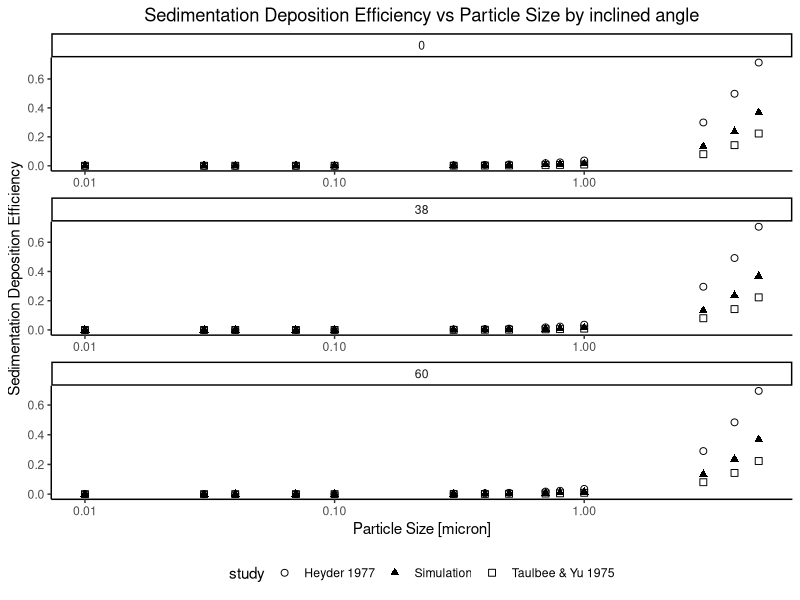

Generate this figure with R:
# Load necessary libraries
library(ggplot2)
library(dplyr)
library(tidyr)

### Heyder 1977
# Define the variables
eta <- 18.69e-6 # dynamic viscosity [pa.s], 1 pa.s = 1 g/(mm s)
#t <- 1.57 # mean residence time [s]
rp <- c(0.01, 0.03, 0.04, 0.07, 0.1, 0.3, 0.4, 0.5, 0.7, 0.8, 1, 3, 4, 5) / 10^3 # particle radius [micron] -> mm
g <- 9.81 * 1000 # gravitational acceleration [mm/s^2]
rho <- 0.001  # density of particles [g/mm^3]
v <- 2 * rp^2 * rho * g / (9 * eta)  # settling velocity [mm/s]
r <- 8 # tube radius [mm]
L = 1000 #[mm]
a <- pi*r^2 #[mm^2]
u <- 200000/a #[mm/s]
t <- L/u # mean residence time [s]
T <- v * t / (2 * r)  # dimensionless time
v*rp/eta # reynold number



# Define beta values in degrees and convert to radians for calculations
beta_values_deg <- c(0, 38, 60)  # angle in degrees
beta_values_rad <- beta_values_deg * (pi / 180)  # angle in radians

# Initialize data frame
data_combined <- data.frame()

# Loop through each beta value
for (i in 1:length(beta_values_rad)) {
  beta_value_rad <- beta_values_rad[i]
  beta_value_deg <- beta_values_deg[i]
  
  # Initialize temporary data frame
  temp_data <- data.frame()
  
  # Loop through each rp value
  for (j in 1:length(rp)) {
    rp_value <- rp[j]
    v_value <- 2 * rp_value^2 * rho * g / (9 * eta)
    T_value <- T[j]
    kappa <- 3 * T_value * cos(beta_value_rad / 4) # * e
    abbr1 <- sqrt(1 - kappa^(2 / 3))
    DE <- 2 / pi * (2 * kappa * abbr1 - kappa^(1 / 3) * abbr1 + asin(kappa^(1 / 3)))
    PE <- 1 - DE
    temp_data <- rbind(temp_data, data.frame(rp = rp_value * 1e3, kappa = kappa, DE = DE, PE = PE, T = T_value, beta = beta_value_deg))
  }
  
  # Combine temporary data with existing data
  data_combined <- rbind(data_combined, temp_data)
}

# Print the resulting data frame
print(data_combined)


data_combined$study <- 'Heyder 1977'

# Remove rows with NaN or NA values
data_combined <- data_combined[complete.cases(data_combined), ]


## Taulbee & Yu 1975 data
rho <- 0.001
dp <- c(0.01, 0.03, 0.04, 0.07, 0.1, 0.3, 0.4, 0.5, 0.7, 0.8, 1, 3, 4, 5)
mu <- 0.001
tau <- rho * dp^2 / (18 * mu)
c <- 0.001
g <- 9.81 * 1000
da <- 0.154
phi <- 0.69 * c * g * da^2 * tau 

# Simulation result
l <- 0.8
dt <- 0.01
beta <- 1 # Assuming some value for beta since it wasn't defined in your code
sim <- sin(beta) * rho * g * dp^2 * l / (18 * mu) * dt * 200 / 500 / 100

# Create initial data frame
data_yu <- data.frame(
  dp = dp,
  phi = phi,
  sim = sim
)

# Reshape the data to long format and add 'study' column
data_long <- data_yu %>%
  pivot_longer(cols = c(phi, sim), names_to = "study", values_to = "value") %>%
  mutate(study = ifelse(study == "phi", "Taulbee & Yu 1975", "Simulation"))


# Plot the data using ggplot
ggplot(data_combined, aes(x = rp, y = DE, shape =study)) +
  geom_point(size=2)+
  geom_point(data = data_long, aes(x=dp, y = value), size =2) +
  #geom_point(data = data_yu, aes(x=dp, y = sim),shape=4, size = 3) +
  #geom_smooth(se=F) +
  scale_shape_manual(values=c(1, 17, 0))+
  scale_x_log10() + #scale_y_log10() +
  facet_wrap(~ beta, ncol = 1, scales = "free") +  # Facet by T
  labs(
    title = "Sedimentation Deposition Efficiency vs Particle Size by inclined angle",
    x = "Particle Size [micron]",
    y = "Sedimentation Deposition Efficiency"
    #color = "Particle Size (microns)"
  ) +
  theme_classic() +
  theme(
    plot.title = element_text(hjust = 0.5),
    legend.position = "bottom"
  )


